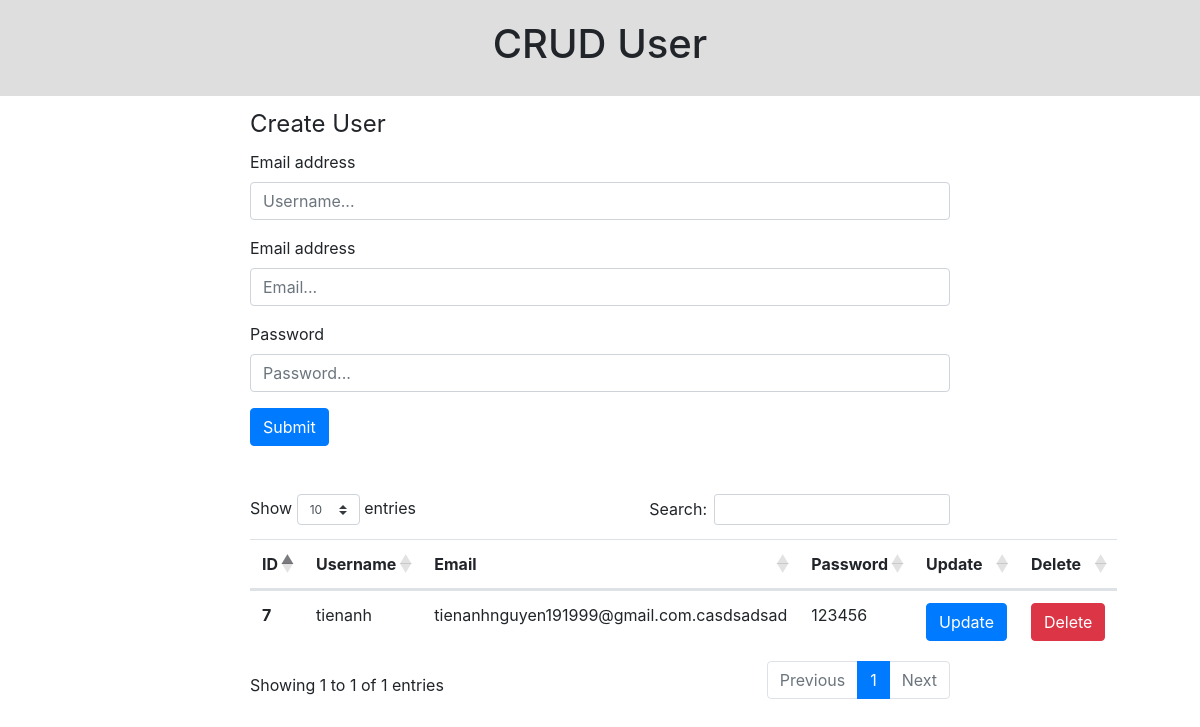
Before: / with the older database file.
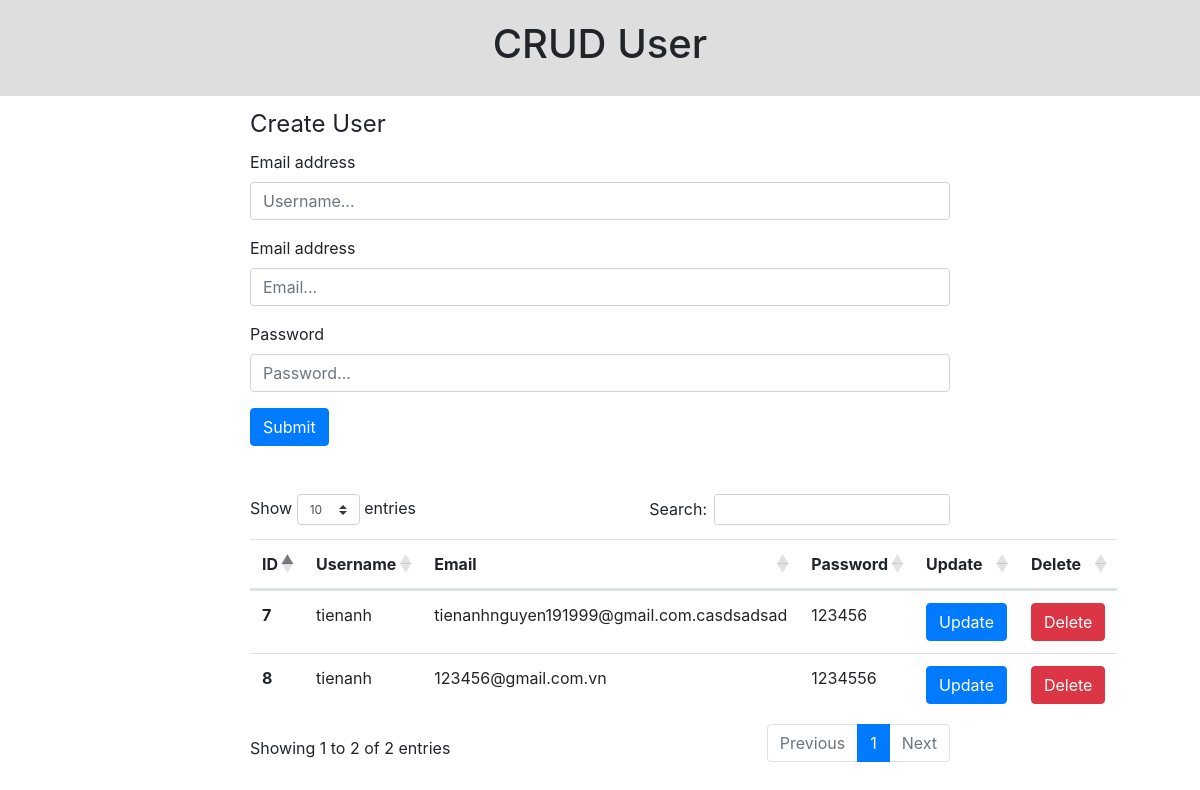
After: the same page with the newer database file.
### account/models.py (models this page shows, shortened)
class User(models.Model):
    username = models.TextField()
    email = models.EmailField(max_length=255, unique=True)
    password = models.TextField()

### account/views.py (the view)
# urls.py: path('', views.showIndex, name="account-index"),
def showIndex(req):
    users = User.objects.all()
    return render(req, 'index.html', {'users': users})

### account/templates/index.html (shortened to what this page needs)
{% extends "base.html" %}
{% block content %}
    <form id="createForm" method="POST" >
        {% csrf_token %}
        <legend>Create User</legend>
        <div class="form-group">
            <label for="exampleInputEmail1">Email address</label>
            <input type="text" class="form-control"  name="username" id="username" aria-describedby="emailHelp" placeholder="Username..." required>
        </div>
         <div class="form-group">
            <label for="exampleInputEmail1">Email address</label>
            <input type="email" class="form-control" aria-describedby="emailHelp" name="email" id="email" placeholder="Email..." required>
        </div>
        <div class="form-group">
            <label for="exampleInputPassword1">Password</label>
            <input type="password" class="form-control" name="password" id="password"  placeholder="Password..." required>
        </div>
        <button type="submit" class="btn btn-primary">Submit</button>
    </form>
    <br>
    <br>
    <table class="table"  id="main-table">
        <thead>
            <tr>
            <th scope="col">ID</th>
            <th scope="col">Username</th>
            <th scope="col">Email</th>
            <th scope="col">Password</th>
            <th scope="col">Update</th>
            <th scope="col">Delete</th>
            </tr>
        </thead>
        <tbody>
            {% for user in  users%}
            <tr >
                <th scope="row">{{user.pk}}</th>
                <td>{{user.username}}</td>
                <td>{{user.email}}</td>
                <td>{{user.password}}</td>
                <td><button class="btn btn-primary update-btn" ><input type="hidden" value="{{user.pk}}">Update</button></td>
                <td><button class="btn btn-danger delete-btn" ><input type="hidden" value="{{user.pk}}">Delete</button></td>
            </tr>
            {% endfor %}
        </tbody>
    </table>
{% endblock content %}

### account/templates/base.html (shortened to what this page needs)
{% load static %}
<!DOCTYPE html>
<html lang="en">
<head>
    <link rel="stylesheet" href="{% static 'css/styles.css' %}">
    <link rel="stylesheet" href="https://cdn.datatables.net/1.10.20/css/dataTables.bootstrap4.min.css">
    <link rel="stylesheet" href="https://cdnjs.cloudflare.com/ajax/libs/twitter-bootstrap/4.1.3/css/bootstrap.css">
</head>
<body>
    <div id="header">
        <h1>CRUD User</h1>
    </div>
    <div id="main">
        {% block content %}
        {% endblock content %}
    </div>
</body>
</html>

### account/static/css/styles.css (style rules this page uses)
* { padding: 0; margin: 0; }
#header { background-color: rgba(204, 204, 204, 0.651); padding: 20px; text-align: center; }
#main { padding: 10px; width: 60%; margin: auto; }

Changed rows visible on the page:
added User: pk "8", username "tienanh", email "123456@gmail.com.vn", password "1234556"
Other visible differences:
text written by a page script: "Show entries Search: Showing 1 to 1 of 1 entries Previous 1 Next" → "Show entries Search: Showing 1 to 2 of 2 entries Previous 1 Next"
